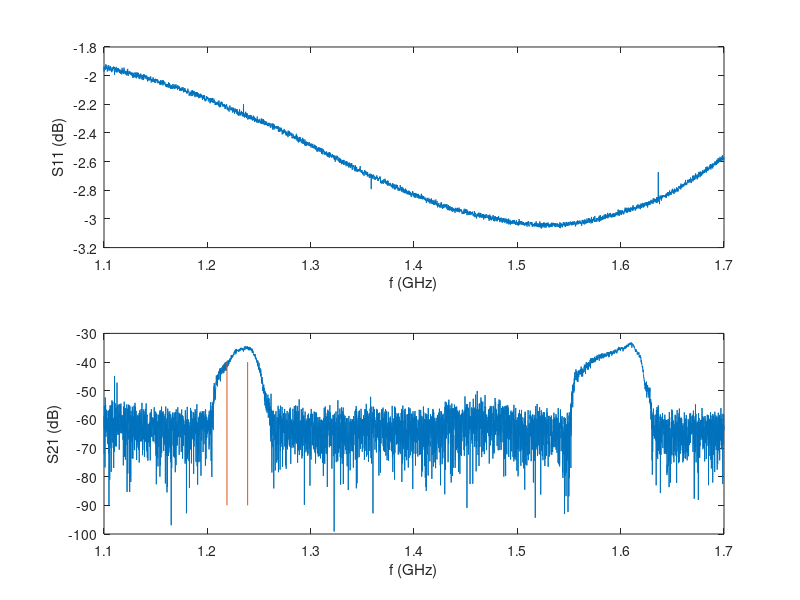

This figure's MATLAB source:
x=csvread('NanoVNA.csv')
subplot(211)
plot(x(2:end,1)/1e9,x(2:end,2))
xlabel('f (GHz)');ylabel('S11 (dB)')
subplot(212)
plot(x(2:end,1)/1e9,x(2:end,6))
xlabel('f (GHz)');ylabel('S21 (dB)')
line([1.229-0.01 1.229-0.01],[-90 -40])
line([1.229+0.01 1.229+0.01],[-90 -40])
